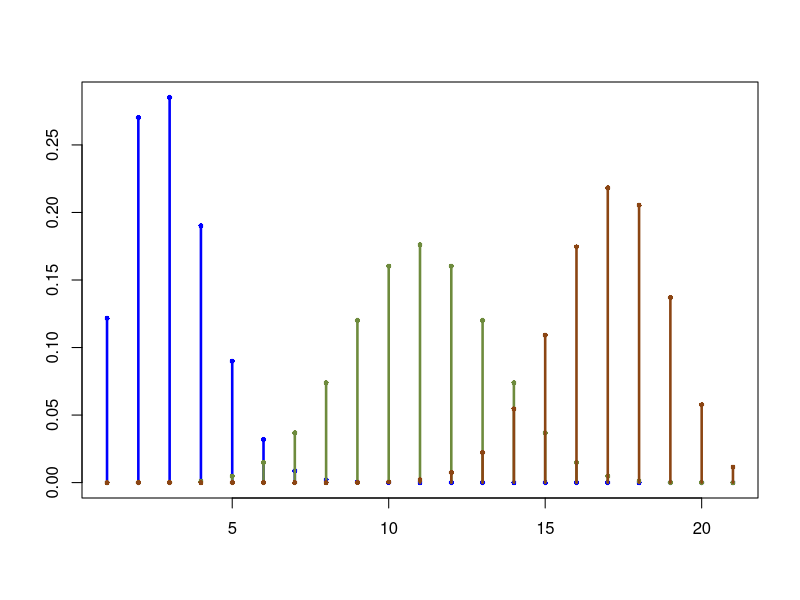

This chart was generated by the following R code:
# ------------------------------------------------------------------------------
# Course:      MSM - Selected Topics of Mathematical Statistics
# ------------------------------------------------------------------------------
# Quantlet:    MSMpdfbinomial
# ------------------------------------------------------------------------------
# Description: It plots three PDFs of the Binomial distribution with different
#              probabilities of success (p) in each trial. The number of trials
#              is set to 20. The line colours correspond to p = 0.1 (blue),
#              p = 0.5 (green) and p = 0.8 (dark red).     
# ------------------------------------------------------------------------------
# Output:      Plot of PDF of binomial distribution
# ------------------------------------------------------------------------------
# Keywords:  pdf, binomial, distribution, parameters, visualization, plot, discrete
# ------------------------------------------------------------------------------ 
# See also:  MSMpdfmultinormal, MSMpdfmultinormal, MSMpdfasymmetric,
#            MSMpdfasymmetric, MSMasprob, SFEbinomv, SFEBinomial
# ------------------------------------------------------------------------------
# Author:    Xiu Xu 20150603
# ------------------------------------------------------------------------------


graphics.off()
rm(list = ls()) #remove variable definitions

#Plot the PDF 

y1 = dbinom(0:20, 20, 0.1)  
y2 = dbinom(0:20, 20, 0.5) 
y3 = dbinom(0:20, 20, 0.8) 

plot(y1, col = "blue", type = "h", lwd = 2.5, ylab = "", xlab = "")
points(y1, col = "blue", type = "p", pch = 20, lwd = 0.1, ylim = c(0, 0.3))

lines(y2, col = "darkolivegreen4", type = "h", lwd = 2.5, ylab = "", xlab = "")
points(y2, col = "darkolivegreen4", type = "p", pch = 20, lwd = 0.1, ylim = c(0, 0.3))

lines(y3, col = "chocolate4", type = "h", lwd = 2.5, ylab = "", xlab = "")
points(y3, col = "chocolate4", type = "p", pch = 20, lwd = 0.1, ylim = c(0, 0.3))
